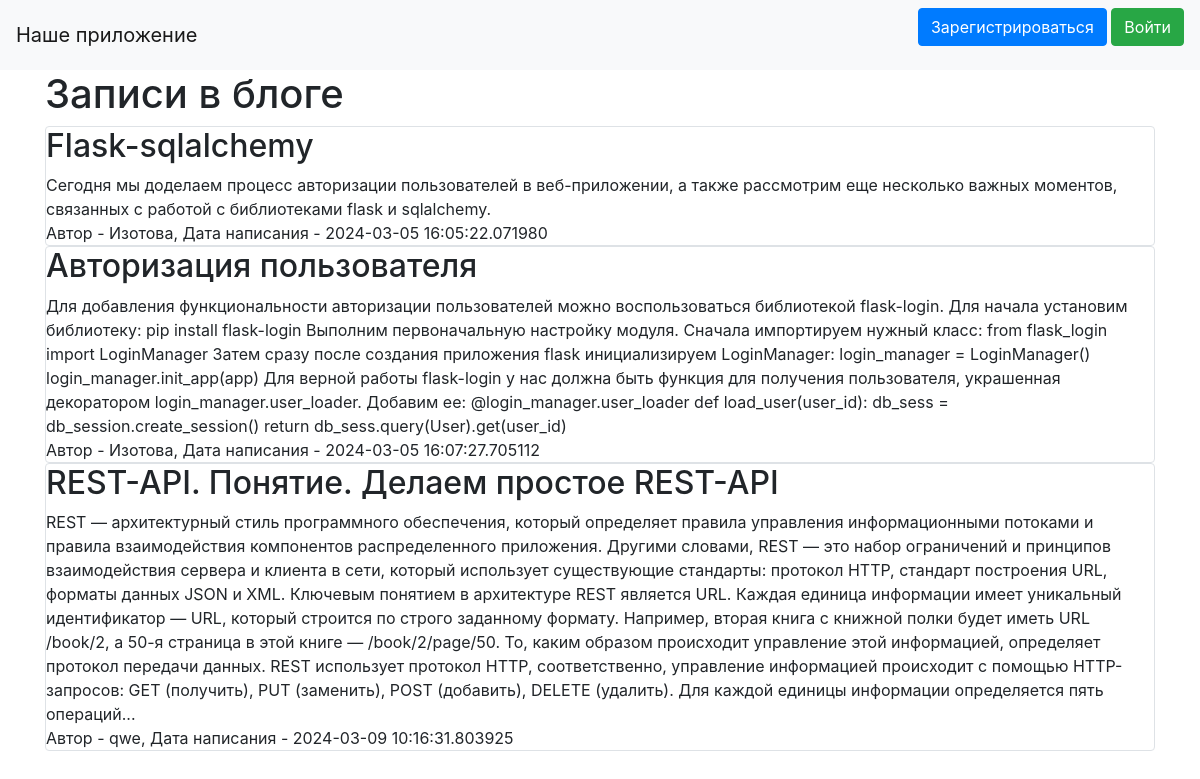
The page / on the database its author committed.
### data/news.py (models this page shows)
class News(SqlAlchemyBase, UserMixin, SerializerMixin):
    __tablename__ = 'news'
    id = sqlalchemy.Column(sqlalchemy.Integer, primary_key=True, autoincrement=True)
    title = sqlalchemy.Column(sqlalchemy.String, nullable=True)
    content = sqlalchemy.Column(sqlalchemy.String, nullable=True)
    created_date = sqlalchemy.Column(sqlalchemy.DateTime, default=datetime.datetime.now)
    is_private = sqlalchemy.Column(sqlalchemy.Boolean, default=True)
    is_published = sqlalchemy.Column(sqlalchemy.Boolean, default=True)
    user_id = sqlalchemy.Column(sqlalchemy.Integer, sqlalchemy.ForeignKey("users.id"))
    user = orm.relationship('User')

### data/users.py (models this page shows, shortened)
class User(SqlAlchemyBase, UserMixin, SerializerMixin):
    __tablename__ = 'users'
    id = sqlalchemy.Column(sqlalchemy.Integer, primary_key=True, autoincrement=True)
    name = sqlalchemy.Column(sqlalchemy.String, nullable=True)
    about = sqlalchemy.Column(sqlalchemy.String, nullable=True)
    email = sqlalchemy.Column(sqlalchemy.String, index=True, unique=True, nullable=True)
    hashed_password = sqlalchemy.Column(sqlalchemy.String, nullable=True)
    created_date = sqlalchemy.Column(sqlalchemy.DateTime, default=datetime.datetime.now)
    news = orm.relationship("News", back_populates='user')

### main.py (the view)
@app.route("/")
def index():
    db_sess = db_session.create_session()
    if current_user.is_authenticated:
        news = db_sess.query(News).filter((News.user == current_user) | (News.is_private != True))
    else:
        news = db_sess.query(News).filter(News.is_private != True)
    return render_template("index.html", news=news)

### data/db_session.py (called while the page is built)
def create_session() -> Session:
    global __factory
    return __factory()

### templates/index.html (shortened to what this page needs)
{% extends "base.html" %}
{% block content %}
    <h1>Записи в блоге</h1>
    {% for item in news %}
        <div class="col-md6 border rounded">
            <h2>{{ item.title }}</h2>
            <div>
                {{ item.content }}
            </div>
            <div>
                Автор - {{ item.user.name }}, Дата написания - {{ item.created_date }}
            </div>
        </div>
    {% endfor %}
{% endblock %}

### templates/base.html (shortened to what this page needs)
<!doctype html>
<html lang="en">
<head>
    <link rel="stylesheet"
          href="https://stackpath.bootstrapcdn.com/bootstrap/4.4.1/css/bootstrap.min.css"
>
</head>
<body>
<header>
    <nav class="navbar navbar-light bg-light">
        <a class="navbar-brand" href="#">Наше приложение</a>
        {% if current_user.is_authenticated %}
            <a class="navbar-brand" href="/logout">{{ current_user.name }}</a>
        {% else %}
            <p>
                <a class="btn btn-primary " href="/register">Зарегистрироваться</a>
                <a class="btn btn-success" href="/login">Войти</a>
            </p>
        {% endif %}
    </nav>
</header>
<main role="main" class="container">
    {% block content %}{% endblock %}
</main>
</body>
</html>

### rows shown on the page
News: title "Flask-sqlalchemy", content "Сегодня мы доделаем процесс авторизации пользователей в веб-приложении, а также рассмотрим еще несколько важных моментов, связанных с работой с библиотеками flask и sqlalchemy.", user.name "Изотова", created_date "2024-03-05 16:05:22.071980"
News: title "Авторизация пользователя", content "Для добавления функциональности авторизации пользователей можно воспользоваться библиотекой flask-login. Для начала установим библиотеку: pip install flask-login Выполним первоначальную настройку модуля. Сначала импортируем нужный класс: from flask_login import LoginManager Затем сразу после создания приложения flask инициализируем LoginManager: login_manager = LoginManager() login_manager.init_app(app) Для верной работы flask-login у нас должна быть функция для получения пользователя, украшенная декоратором login_manager.user_loader. Добавим ее: @login_manager.user_loader def load_user(user_id): db_sess = db_session.create_session() return db_sess.query(User).get(user_id)", user.name "Изотова", created_date "2024-03-05 16:07:27.705112"
News: title "REST-API. Понятие. Делаем простое REST-API", content "REST — архитектурный стиль программного обеспечения, который определяет правила управления информационными потоками и правила взаимодействия компонентов распределенного приложения. Другими словами, REST — это набор ограничений и принципов взаимодействия сервера и клиента в сети, который использует существующие стандарты: протокол HTTP, стандарт построения URL, форматы данных JSON и XML. Ключевым понятием в архитектуре REST является URL. Каждая единица информации имеет уникальный идентификатор — URL, который строится по строго заданному формату. Например, вторая книга с книжной полки будет иметь URL /book/2, а 50-я страница в этой книге — /book/2/page/50. То, каким образом происходит…", user.name "qwe", created_date "2024-03-09 10:16:31.803925"
